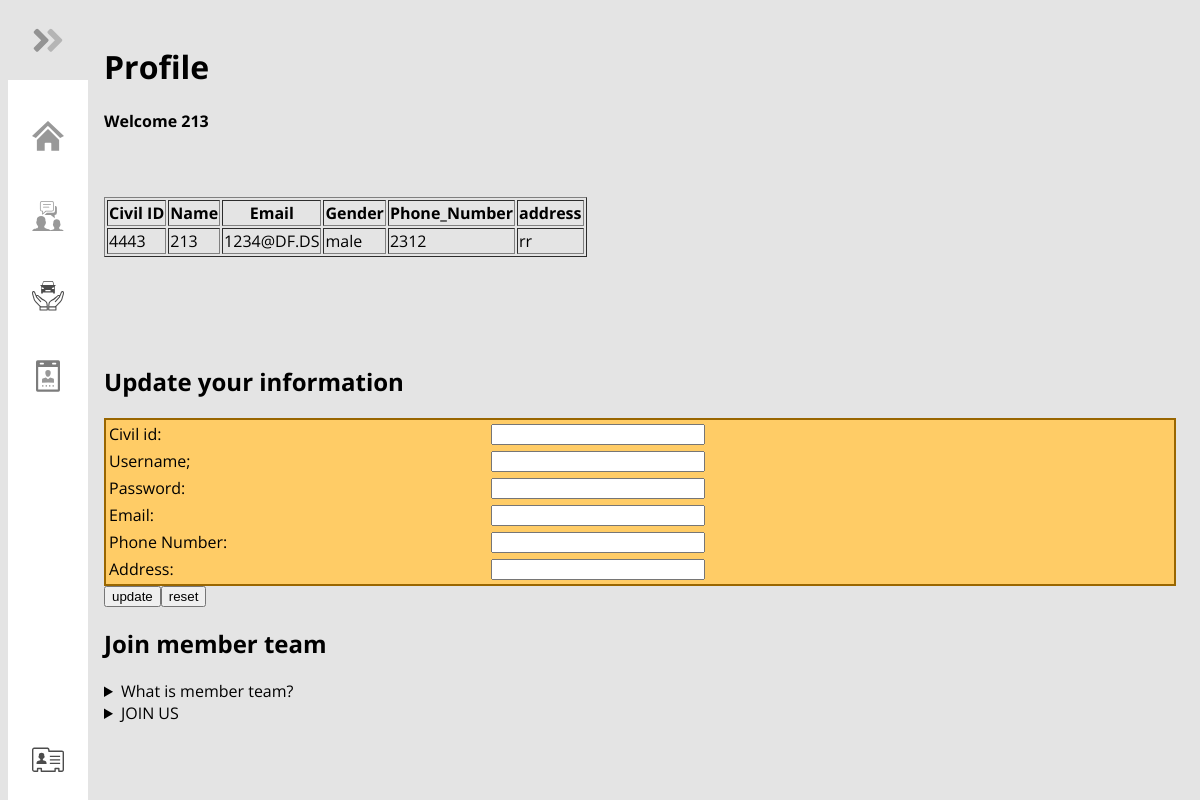
/profile1.php (signed in), run on the app's committed database.
### tables this page shows
CREATE TABLE `users` (
  `id` int(10) NOT NULL,
  `username` varchar(30) NOT NULL,
  `password` varchar(100) NOT NULL,
  `Email` varchar(80) NOT NULL,
  `User_control` int(3) DEFAULT NULL,
  `Gender` varchar(10) DEFAULT NULL,
  `Phone_Number` int(15) DEFAULT NULL,
  `address` varchar(60) DEFAULT NULL
);

### profile1.php (the view, shortened to what this page needs)
<!DOCTYPE html PUBLIC "-//W3C//DTD XHTML 1.0 Transitional//EN" "http://www.w3.org/TR/xhtml1/DTD/xhtml1-transitional.dtd">
<html xmlns="http://www.w3.org/1999/xhtml">
<head>
  <link rel="stylesheet" href="style.css" />
</head>
<body class="nav-link-1">
<?php if(isset($_SESSION['username'])) : ?>
  <nav class="navbar">
    <ul class="navbar-nav">
      <li class="logo">
        <a href="#" class="nav-link">
        </a>
      </li>
      <li class="nav-item">
        <a href="index.php" class="nav-link">
        </a>
      </li>
       <li class="nav-item">
        <a href="Quick_Contact1.php" class="nav-link">
        </a>
      </li>
      <li class="nav-item">
        <a href="Service.php" class="nav-link">
        </a>
      </li>
       <li class="nav-item">
	        <a href="profile1.php" class="nav-link">
	        </a>
      </li>
	   <li class="nav-item" id="themeButton">
        <a href="logout.php" class="nav-link">
		        </a>
      </li>
    </ul>
  </nav>
<?php endif; ?>
  <main >
<h1 >Profile
<br>
<?php
$NNN=$_SESSION['username'];
echo "<h4>Welcome $NNN  </h4> ";
?>
<br>
<br></h1>
<?php
 include 'dbconnection.php';
			$stmt = $conn->query("SELECT `id`, `username`, `password`, `Email`, `Gender`, `Phone_Number`, `address` FROM `users` WHERE username='$NNN'");
			$rows = $stmt->fetchAll(PDO::FETCH_ASSOC);
			$n=$stmt->rowCount();
			if($n>0)
			{
				echo "<table border='1' class='auto-style2'>";
				echo "<tr>";
					echo "<th>Civil ID</th>";
					echo "<th>Name</th>";
					echo "<th>Email</th>";
					echo "<th>Gender</th>";
					echo "<th>Phone_Number</th>";
					echo "<th>address</th>";
				echo "</tr>";
				foreach($rows as $row)
				{
					echo "<tr>";
						echo "<td>{$row['id']}</td>";
						echo "<td>{$row['username']}</td>";
						echo "<td>{$row['Email']}</td>";
						echo "<td>{$row['Gender']}</td>";
						echo "<td>{$row['Phone_Number']}</td>";
						echo "<td>{$row['address']}</td>";
					echo "</tr>";
				}
				echo "</table>";
			}
			else
				echo "No Data Foundâ€¦";
?>
<br><br><br><br>
<h2>Update your information</h2>
<form method="post">
<table class="auto-style8" style="width: 100%">
	<tr>
		<td style="height: 23px">Civil id:</td>
		<td style="height: 23px">
		<input name="T_Civil_id" style="width: 206px" type="text" /></td>
	</tr>
	<tr>
		<td style="height: 23px">Username;</td>
		<td style="height: 23px">
		<input name="T_Username" style="width: 206px" type="text" /></td>
	</tr>
	<tr>
		<td style="height: 23px">Password:</td>
		<td style="height: 23px">
		<input name="T_Password" style="width: 206px" type="password" /></td>
	</tr>
	<tr>
		<td style="height: 23px">Email:</td>
		<td style="height: 23px">
		<input name="T_Email" style="width: 206px" type="text" /></td>
	</tr>
	<tr>
		<td style="height: 23px">Phone Number:</td>
		<td style="height: 23px">
		<input name="T_Phone_number" style="width: 206px" type="text" /></td>
	</tr>
	<tr>
		<td style="height: 23px">Address:</td>
		<td style="height: 23px">
		<input name="T_Address" style="width: 206px" type="text" /></td>
	</tr>
</table>
	<input name="update" type="submit" value="update" /><input name="Reset1" type="reset" value="reset" />
	</form>
<h2>Join member team</h2>
<details>
  <summary>What is member team?</summary>
</details>
<details>
<summary>JOIN US</summary>
</details>
	<br>
	<br>
  </main>
</body>
</html>

### style.css (style rules this page uses)
:root { font-size: 16px; font-family: 'Open Sans'; --text-primary: #b6b6b6; --text-secondary: #ececec; --bg-primary: #23232e; --bg-secondary: #141418; --transition-speed: 600ms; }
body { --text-primary: #1f1f1f; --text-secondary: #000000; --bg-primary: #ffffff; --bg-secondary: #e4e4e4; }
main { margin-left: 5rem; padding: 1rem; }
.navbar { position: fixed; background-color: var(--bg-primary); transition: width 600ms ease; overflow: scroll; }
.navbar-nav { list-style: none; padding: 0; margin: 0; display: flex; flex-direction: column; align-items: center; height: 100%; }
.nav-item { width: 100%; }
.nav-item:last-child { margin-top: auto; }
.nav-link-1 { transition: var(--transition-speed); }
.nav-link-1 { (1); background: var(--bg-secondary); color: var(--text-secondary); }
.nav-link { display: flex; align-items: center; height: 5rem; color: var(--text-primary); text-decoration: none; filter: grayscale(100%) opacity(0.7); transition: var(--transition-speed); }
.nav-link svg { width: 2rem; min-width: 2rem; margin: 0 1.5rem; }
.logo { font-weight: bold; text-transform: uppercase; margin-bottom: 1rem; text-align: center; color: var(--text-secondary); background: var(--bg-secondary); font-size: 1.5rem; letter-spacing: 0.3ch; width: 100%; }
.logo svg { transform: rotate(0deg); transition: var(--transition-speed); }
@media only screen and (min-width: 600px) { .navbar { top: 0; width: 5rem; height: 100vh; } }

### profile1.php (style rules this page uses)
.auto-style8 { border: 2px solid #996600; background-color: #FFCC66; }

### data on the page
users: id "4443", username "213", Email "1234@DF.DS", Gender "male", Phone_Number "2312", address "rr"

### other printed values
$NNN "213"
